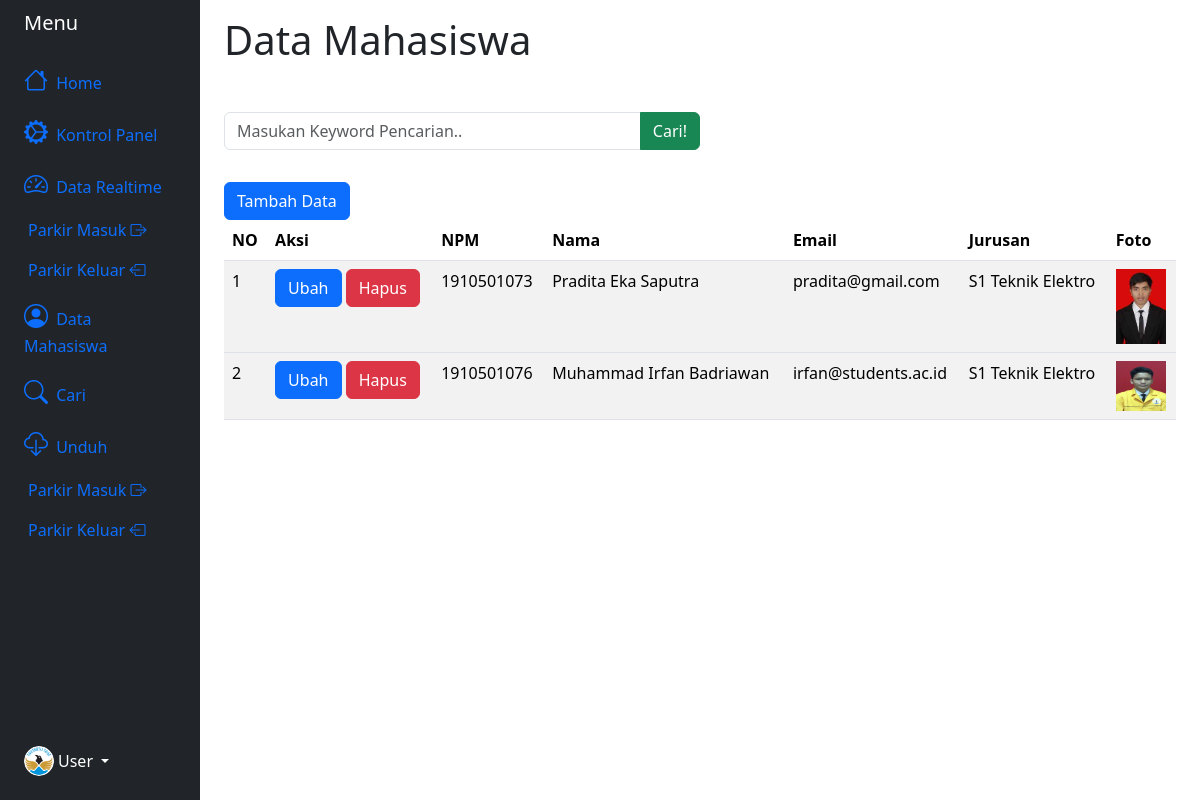
Screenshot of /mahasiswa.php (signed in) with the database file from the repository.
### tables this page shows
CREATE TABLE `mahasiswa` (
  `npm` bigint(20) NOT NULL,
  `nama` varchar(255) DEFAULT NULL,
  `email` varchar(255) DEFAULT NULL,
  `jurusan` varchar(50) DEFAULT NULL,
  `gambar` varchar(255) DEFAULT NULL
);

### function.php (called while the page is built, shortened)
<?php
require 'koneksi.php';
function query($query) {
    global $conn;
    $result = mysqli_query($conn, $query);
    $rows = [];
    while ( $row = mysqli_fetch_assoc($result) ) {
        $rows[] = $row;
    }
    return $rows;
}
?>

### mahasiswa.php (the view, shortened to what this page needs)
<?php
include 'header.php';
require 'function.php';
$mahasiswa = query("SELECT * FROM mahasiswa");
?>
<div class="container">
    <h1>Data Mahasiswa</h1>
    <form class="w-50 mt-5" action="" method="post">
      <div class="input-group mb-3">
        <input type="text" class="form-control" name="keyword" size="50" autofocus
        placeholder="Masukan Keyword Pencarian.." autocomplete="off" id="keyword">
        <button class="btn btn-success" type="submit" name="cari" id="tombol-cari">Cari!</button>
      </div>
    </form>
    <a class="mt-3 btn btn-primary" href="tambah_data.php" role="button">Tambah Data</a>
    <table class="table table-striped">
  <thead>
    <tr>
      <th scope="col">NO</th>
      <th scope="col">Aksi</th>
      <th scope="col">NPM</th>
      <th scope="col">Nama</th>
      <th scope="col">Email</th>
      <th scope="col">Jurusan</th>
      <th scope="col">Foto</th>
    </tr>
  </thead>
  <?php $i = 1; ?>
  <?php foreach($mahasiswa as $row) : ?>
  <tbody>
    <tr>
      <td><?php echo $i; ?></td>
      <td>
          <a class="btn btn-primary" href="ubah_mahasiswa.php?id=<?=$row["npm"]; ?>" role="button">Ubah</a>
          <a class="btn btn-danger" href="hapus_mahasiswa.php?id=<?=$row["npm"]; ?>" onclick="
          return confirm('Data akan dihapus Permanen, Apakah anda yakin untuk melanjutkan?');" role="button">Hapus</a>
        </td>
      <td><?php echo $row["npm"]; ?></td>
      <td><?php echo $row["nama"]; ?></td>
      <td><?php echo $row["email"]; ?></td>
      <td><?php echo $row["jurusan"]; ?></td>
      <td><img src="foto/<?= $row["gambar"]; ?>" width="50" alt=""></td>
    </tr>
  </tbody>
  <?php $i++; ?>
  <?php endforeach; ?>
</table>
</div>
<?php
include 'footer.php';
?>

### header.php (shortened to what this page needs)
<!DOCTYPE html>
<html lang="en">
  <head>
    <link rel="stylesheet" href="css/style.css" />
    <link href="https://cdn.jsdelivr.net/npm/bootstrap@5.3.2/dist/css/bootstrap.min.css" rel="stylesheet" />
    <link rel="stylesheet" href="https://cdn.jsdelivr.net/npm/bootstrap-icons@1.4.0/font/bootstrap-icons.css" />
  </head>
  <body>
    <div class="container-fluid">
      <div class="row flex-nowrap">
        <div class="col-auto col-md-3 col-xl-2 px-sm-2 px-0 bg-dark">
          <div class="d-flex flex-column align-items-center align-items-sm-start px-3 pt-2 text-white min-vh-100">
            <a href="/" class="d-flex align-items-center pb-3 mb-md-0 me-md-auto text-white text-decoration-none">
              <span class="fs-5 d-none d-sm-inline">Menu</span>
            </a>
            <ul class="nav nav-pills flex-column mb-sm-auto mb-0 align-items-center align-items-sm-start" id="menu">
              <li class="nav-item">
                <a href="index.php" class="nav-link align-middle px-0"> <i class="fs-4 bi-house"></i> <span class="ms-1 d-none d-sm-inline">Home</span> </a>
              </li>
              <li>
                <a href="kontrol_panel.php" class="nav-link px-0 align-middle"> <i class="fs-4 bi bi-gear-wide-connected"></i> <span class="ms-1 d-none d-sm-inline">Kontrol Panel</span></a>
              </li>
              <li>
                <a href="#submenu1" data-bs-toggle="collapse" class="nav-link px-0 align-middle"> <i class="fs-4 bi-speedometer2"></i> <span class="ms-1 d-none d-sm-inline">Data Realtime</span> </a>
                <ul class="collapse show nav flex-column ms-1" id="submenu1" data-bs-parent="#menu">
                  <li class="w-100">
                    <a href="async_masuk.php" class="nav-link px-0"> <span class="d-none d-sm-inline">Parkir Masuk</span> <i class="bi bi-box-arrow-right"></i></a>
                  </li>
                  <li>
                    <a href="async_keluar.php" class="nav-link px-0"> <span class="d-none d-sm-inline">Parkir Keluar</span> <i class="bi bi-box-arrow-left"></i></a>
                  </li>
                </ul>
              </li>
              <li>
                <a href="mahasiswa.php" class="nav-link px-0 align-middle"> <i class="fs-4 bi bi-person-circle"></i> <span class="ms-1 d-none d-sm-inline">Data Mahasiswa</span></a>
              </li>
              <li>
                <a href="cari.php" class="nav-link px-0 align-middle"> <i class="fs-4 bi bi-search"></i> <span class="ms-1 d-none d-sm-inline">Cari</span></a>
              </li>
              <li>
                <a href="#submenu2" data-bs-toggle="collapse" class="nav-link px-0 align-middle"> <i class="fs-4 bi bi-cloud-download"></i> <span class="ms-1 d-none d-sm-inline">Unduh</span> </a>
                <ul class="collapse show nav flex-column ms-1" id="submenu2" data-bs-parent="#menu">
                  <li class="w-100">
                    <a href="search_masuk.php" class="nav-link px-0"> <span class="d-none d-sm-inline">Parkir Masuk</span> <i class="bi bi-box-arrow-right"></i></a>
                  </li>
                  <li>
                    <a href="search_keluar.php" class="nav-link px-0"> <span class="d-none d-sm-inline">Parkir Keluar</span> <i class="bi bi-box-arrow-left"></i></a>
                  </li>
                </ul>
              </li>
            </ul>
            <div class="dropdown pb-4">
              <a href="#" class="d-flex align-items-center text-white text-decoration-none dropdown-toggle" id="dropdownUser1" data-bs-toggle="dropdown" aria-expanded="false">
                <img src="img/logo.png" alt="hugenerd" width="30" height="30" class="rounded-circle" />
                <span class="d-none d-sm-inline mx-1">User</span>
              </a>
            </div>
          </div>
        </div>
        <div class="col py-3">

### footer.php (shortened to what this page needs)
        </div>
      </div>
    </div>
  </body>
</html>

### rows the page displays
mahasiswa: npm "1910501073", nama "Pradita Eka Saputra", email "pradita@gmail.com", jurusan "S1 Teknik Elektro", gambar (picture)
mahasiswa: npm "1910501076", nama "Muhammad Irfan Badriawan", email "irfan@students.ac.id", jurusan "S1 Teknik Elektro", gambar (picture)
